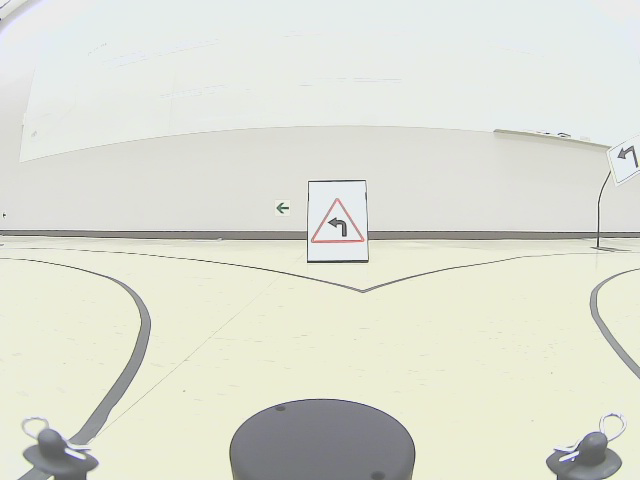
#> input picture control/resources/map1_10.png, 640 x 480 px
$ python -i stop_line_detection.py   (imports and definitions only)
#> lines starting #> are read from the running program, lines starting #| are printed output that depends on the picture; after the words box and inside, x2 and y2 are one past the last pixel; in counts of white or black regions, pixels touching at a corner belong together
#> further down, picture is the input picture: shape (480, 640, 3); mean B, G, R 212.4, 223.4, 221.2
import cv2
import numpy as np


def stop_line_detect(frame):
    # perspective transform
    src_points = np.float32([[74, 350], [540, 350], [639, 479], [0, 479]])
    dst_points = np.float32([[0, 0], [300, 0], [300, 300], [0, 300]])
    per_mat = cv2.getPerspectiveTransform(src_points, dst_points)

    # gray
    gray = cv2.cvtColor(frame, cv2.COLOR_BGR2GRAY)
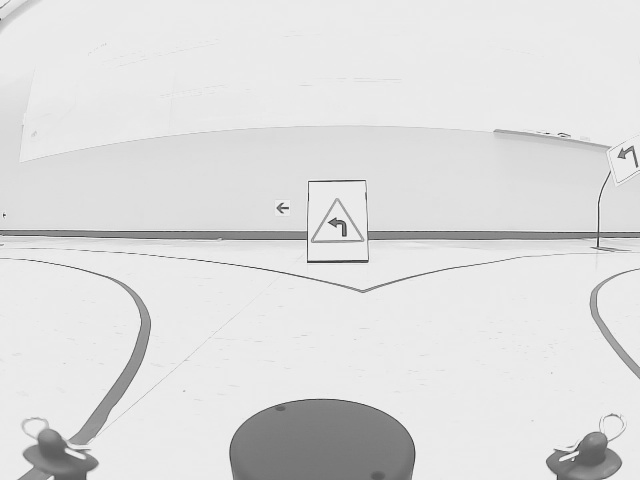
#> gray: shape (480, 640); min 57, max 243, mean 221.5
    # bird
    gray_bird = cv2.warpPerspective(gray, per_mat, (300, 300))
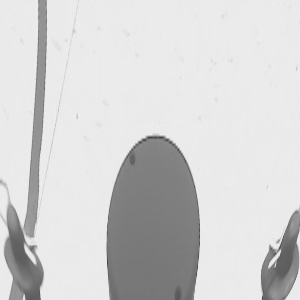
#> gray_bird: shape (300, 300); min 64, max 242, mean 210.3
    # frame_roi
    gray_roi = gray_bird[30:136, 130:171]
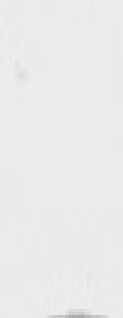
#> gray_roi: shape (106, 41) (shown 3 times larger); min 171, max 238, mean 234.4
    gray_roi = cv2.GaussianBlur(gray_roi, (3, 3), 1)
    gray_roi_bin = cv2.inRange(gray_roi, 0, 150)
#> gray_roi_bin: shape (106, 41); every value is 0

    total_area = (135-30)*(170-130)
    line_area = np.count_nonzero(gray_roi_bin)
#> line_area = 0
    print(line_area, total_area)
#| 0 4200
    if (float(line_area)/total_area) > 0.1:
        cv2.rectangle(gray_bird, (130, 30), (170, 135), (255), 3)
        return ["stop", 0], gray_bird
    else:
        cv2.rectangle(gray_bird, (130, 30), (170, 135), (0), 3)
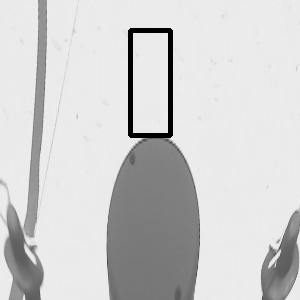
#> gray_bird: shape (300, 300); 1.6% of pixels changed, all inside (x1, y1, x2, y2) = (128, 28, 173, 138)
        return ["go", 1], gray_bird


def demo():
    cap = cv2.VideoCapture("video_2.avi")

    skip_frame = 500
    while True:
        ret, frame = cap.read()
        if not ret:
            break
        if skip_frame > 0:
            skip_frame -= 1
            continue

        sig, gray_bird = stop_line_detect(frame)
        cv2.imshow("frame", frame)
        cv2.imshow("gray_bird", gray_bird)
        if cv2.waitKey() == 27:
            print("break")
            break


# [2 lines not run here, left out]

>>> import cv2
>>> picture = cv2.imread('resources/map1_10.png')
>>> result = stop_line_detect(picture)
